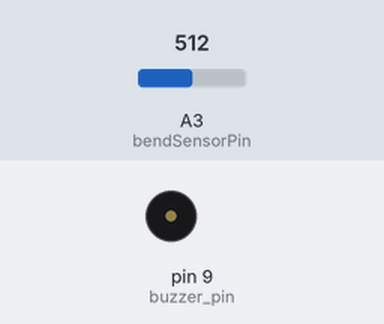
Bench run of a sketch on a simulated Arduino Uno, built with avr-gcc and run on an emulated ATmega328P. Shown: buzzer (waves = sounding). Inputs (shaded band) come from the test bench; at power-on: A3 (bendSensorPin) = 512. What the sketch prints to the serial monitor is not drawn.

Above: at 1.8 s.
1.9 s: A3 (bendSensorPin) set to 361
3.4 s: A3 (bendSensorPin) set to 334
At 4.3 s:
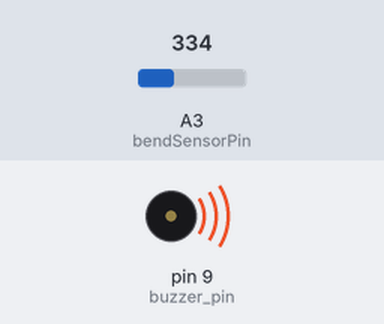
Timing chart, 0 to 11.5 s (numbered marks = the images above; inputs shaded):
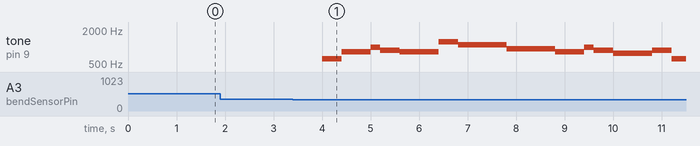

The sketch:

HarryPotterGlove.ino
```cpp
/*For the sound glove, this code plays the Harry Potter Theme
 * when the glove is closed and no sound when the glove is open
 */
// variables to store the bend sensor and buzzer pins

int bendSensorPin = A3;

// variable to store the values from the bend sensor
int bendSensorReading;

struct MusicStruct {
  int A = 550;
  int As = 582;
  int B = 617;
  int C = 654;
  int Cs = 693;
  int D = 734;
  int Ds = 777;
  int E = 824;
  int F = 873;
  int Fs = 925;
  int G = 980;
  int Gs = 1003;
  int A2 = 1100;
  int A2s = 1165;
  int B2 = 1234;
  int C3 = 1308;
  int C3s = 1385;
  int D3 = 1555;
}Music;

struct LengthStruct {
  float half = 0.5;
  float one = 1.0;
  float one_half = 1.5;
  float two = 2.0;
  float two_half = 2.5;
}Length;

int tempo = 400;
int buzzer_pin = 9;

void setup() {

  //Tell Arduino we want this pin to be an output
  pinMode(buzzer_pin, OUTPUT);

  //We need to activate a special functionality to reduce the
  //noise in our sensor. If you don't use INPUT_PULLUP
  pinMode(bendSensorPin, INPUT_PULLUP);

  //Start the serial monitor
  Serial.begin(9600);

}

void setTone(int pin, int note, int duration) {
  tone(pin, note, duration);
  delay(duration);
  noTone(pin);
}

void loop() {

  // read the sensor:
  bendSensorReading = analogRead(bendSensorPin);

  // print the sensor reading so you know its range
  Serial.print("Raw bend sensor reading = ");
  Serial.print(bendSensorReading);
  Serial.print("\t");

if (bendSensorReading < 150 || bendSensorReading > 350) {delay(500);}
else if (150 < bendSensorReading < 350)
{
  setTone(buzzer_pin, Music.B, tempo * Length.one);
  setTone(buzzer_pin, Music.E, tempo * Length.one_half);
  setTone(buzzer_pin, Music.G, tempo * Length.half);
  setTone(buzzer_pin, Music.F, tempo * Length.one);
  setTone(buzzer_pin, Music.E, tempo * Length.two);
  setTone(buzzer_pin, Music.B2, tempo * Length.one);
  setTone(buzzer_pin, Music.A2, tempo * Length.two_half);
  setTone(buzzer_pin, Music.Fs, tempo * Length.two_half);

  setTone(buzzer_pin, Music.E, tempo * Length.one_half);
  setTone(buzzer_pin, Music.G, tempo * Length.half);
  setTone(buzzer_pin, Music.F, tempo * Length.one);
  setTone(buzzer_pin, Music.Ds, tempo * Length.two);
  setTone(buzzer_pin, Music.F, tempo * Length.one);
  setTone(buzzer_pin, Music.B, tempo * Length.two_half);
  delay(500);
}
else {
delay(3000);}
delay(500);
}
```

Measured:
- the behaviour switches between 351 and 350 on A3 (bendSensorPin) (found by bisection; images 0 and 1)
- after the input at 1.9 s, every drawn part: stays the same
- after the input at 3.4 s, tone on pin 9 (buzzer_pin): plays 617 Hz for 0.40 s, 824 Hz for 0.60 s, 980 Hz for 0.20 s, 873 Hz for 0.40 s, 824 Hz for 0.80 s, 1234 Hz for 0.40 s … (14 notes in this stretch), starting after 0.60 s
